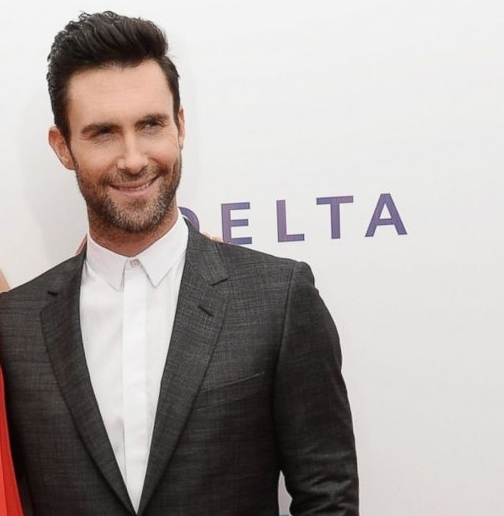
#> input picture faces_imgs/1.jpg, 504 x 516 px; its folder holds only this picture in this run
$ python main.py   (older library calls are emulated)
#> lines starting #> are read from the running program, lines starting #| are printed output that depends on the picture; after the words box and inside, x2 and y2 are one past the last pixel; in counts of white or black regions, pixels touching at a corner belong together
### utils.py
import numpy as np
import matplotlib.pyplot as plt
import matplotlib.image as mpimg
import os
import scipy.misc as sm

def rgb2gray(rgb):

    r, g, b = rgb[:,:,0], rgb[:,:,1], rgb[:,:,2]
    gray = 0.2989 * r + 0.5870 * g + 0.1140 * b

    return gray

def load_data(dir_name = 'faces_imgs'):
    '''
    Load images from the "faces_imgs" directory
    Images are in JPG and we convert it to gray scale images
    '''
#> called with dir_name = 'faces_imgs'
    imgs = []
    for filename in os.listdir(dir_name):
        if os.path.isfile(dir_name + '/' + filename):
            img = mpimg.imread(dir_name + '/' + filename)
#> img is the input picture: shape (516, 504, 3); mean R, G, B 172.2, 165.2, 162.8
            img = rgb2gray(img)
#> in rgb2gray, `r, g, b = rgb[:,:,0], rgb[:,:,1], rgb[:,:,2]`:
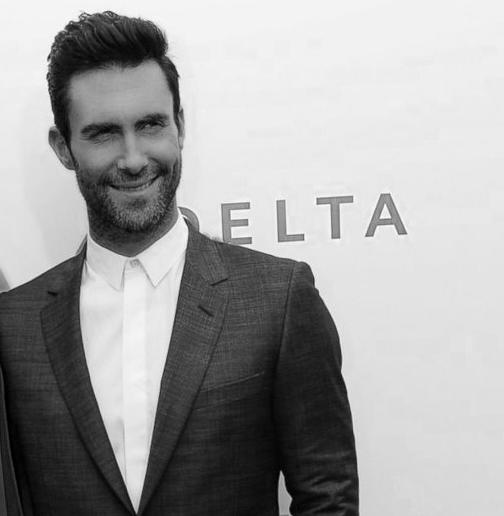
#> b: shape (516, 504); min 0, max 255, mean 162.8
            imgs.append(img)
    return imgs


def visualize(imgs, format=None, gray=False):
    plt.figure(figsize=(20, 40))
    for i, img in enumerate(imgs):
        if img.shape[0] == 3:
            img = img.transpose(1,2,0)
        plt_idx = i+1
        plt.subplot(2, 2, plt_idx)
        plt.imshow(img, format)
    plt.show()


### canny_edge_detector.py
from scipy import ndimage
from scipy.ndimage.filters import convolve

from scipy import misc
import numpy as np

class cannyEdgeDetector:
    def __init__(self, imgs, sigma=1, kernel_size=5, weak_pixel=75, strong_pixel=255, lowthreshold=0.05, highthreshold=0.15):
        self.imgs = imgs
        self.imgs_final = []
        self.img_smoothed = None
        self.gradientMat = None
        self.thetaMat = None
        self.nonMaxImg = None
        self.thresholdImg = None
        self.weak_pixel = weak_pixel
        self.strong_pixel = strong_pixel
        self.sigma = sigma
        self.kernel_size = kernel_size
        self.lowThreshold = lowthreshold
        self.highThreshold = highthreshold
        return

    def gaussian_kernel(self, size, sigma=1):
        size = int(size) // 2
        x, y = np.mgrid[-size:size+1, -size:size+1]
        normal = 1 / (2.0 * np.pi * sigma**2)
        g =  np.exp(-((x**2 + y**2) / (2.0*sigma**2))) * normal
        return g

    def sobel_filters(self, img):
        Kx = np.array([[-1, 0, 1], [-2, 0, 2], [-1, 0, 1]], np.float32)
        Ky = np.array([[1, 2, 1], [0, 0, 0], [-1, -2, -1]], np.float32)

        Ix = ndimage.filters.convolve(img, Kx)
        Iy = ndimage.filters.convolve(img, Ky)

        G = np.hypot(Ix, Iy)
        G = G / G.max() * 255
        theta = np.arctan2(Iy, Ix)
        return (G, theta)


    def non_max_suppression(self, img, D):
        M, N = img.shape
        Z = np.zeros((M,N), dtype=np.int32)
        angle = D * 180. / np.pi
        angle[angle < 0] += 180


        for i in range(1,M-1):
            for j in range(1,N-1):
                try:
                    q = 255
                    r = 255

                   #angle 0
                    if (0 <= angle[i,j] < 22.5) or (157.5 <= angle[i,j] <= 180):
                        q = img[i, j+1]
                        r = img[i, j-1]
                    #angle 45
                    elif (22.5 <= angle[i,j] < 67.5):
                        q = img[i+1, j-1]
                        r = img[i-1, j+1]
                    #angle 90
                    elif (67.5 <= angle[i,j] < 112.5):
                        q = img[i+1, j]
                        r = img[i-1, j]
                    #angle 135
                    elif (112.5 <= angle[i,j] < 157.5):
                        q = img[i-1, j-1]
                        r = img[i+1, j+1]

                    if (img[i,j] >= q) and (img[i,j] >= r):
                        Z[i,j] = img[i,j]
                    else:
                        Z[i,j] = 0


                except IndexError as e:
                    pass

        return Z

    def threshold(self, img):

        highThreshold = img.max() * self.highThreshold;
        lowThreshold = highThreshold * self.lowThreshold;

        M, N = img.shape
        res = np.zeros((M,N), dtype=np.int32)

        weak = np.int32(self.weak_pixel)
        strong = np.int32(self.strong_pixel)

        strong_i, strong_j = np.where(img >= highThreshold)
        zeros_i, zeros_j = np.where(img < lowThreshold)

        weak_i, weak_j = np.where((img <= highThreshold) & (img >= lowThreshold))

        res[strong_i, strong_j] = strong
        res[weak_i, weak_j] = weak

        return (res)

    def hysteresis(self, img):

        M, N = img.shape
        weak = self.weak_pixel
        strong = self.strong_pixel

        for i in range(1, M-1):
            for j in range(1, N-1):
                if (img[i,j] == weak):
                    try:
                        if ((img[i+1, j-1] == strong) or (img[i+1, j] == strong) or (img[i+1, j+1] == strong)
                            or (img[i, j-1] == strong) or (img[i, j+1] == strong)
                            or (img[i-1, j-1] == strong) or (img[i-1, j] == strong) or (img[i-1, j+1] == strong)):
                            img[i, j] = strong
                        else:
                            img[i, j] = 0
                    except IndexError as e:
                        pass

        return img

    def detect(self):
        imgs_final = []
        for i, img in enumerate(self.imgs):
            self.img_smoothed = convolve(img, self.gaussian_kernel(self.kernel_size, self.sigma))
            self.gradientMat, self.thetaMat = self.sobel_filters(self.img_smoothed)
            self.nonMaxImg = self.non_max_suppression(self.gradientMat, self.thetaMat)
            self.thresholdImg = self.threshold(self.nonMaxImg)
            img_final = self.hysteresis(self.thresholdImg)
            self.imgs_final.append(img_final)

        return self.imgs_final

### main.py
import utils
import canny_edge_detector as ced

# Загрузка изображений из /faces_imgs и приведение их к тонам серого
imgs = utils.load_data()
#> imgs = 1 item
utils.visualize(imgs, 'gray')
#> the loop in visualize, `for i, img in enumerate(imgs):` made 1 pass
#> plt_idx on pass 1: 1

# Запуск детектора Кэнни и сохранение полученных изображенний
detector = ced.cannyEdgeDetector(imgs, sigma=1.4, kernel_size=5, lowthreshold=0.09, highthreshold=0.17, weak_pixel=100)
imgs_final = detector.detect()
#> the loop in detect, `for i, img in enumerate(self.imgs):` made 1 pass
#> (size in gaussian_kernel, normal in gaussian_kernel, Kx in sobel_filters, Ky in sobel_filters, highThreshold in threshold, lowThreshold in threshold) on pass 1: (2, 0.0812, [[-1, 0, 1], [-2, 0, 2], [-1, 0, 1]], [[1, 2, 1], [0, 0, 0], [-1, -2, -1]], 43.35, 3.9)
#> pass 1, in detect, `self.img_smoothed = convolve(img, self.gaussian_kernel(self.kernel_siz..`:
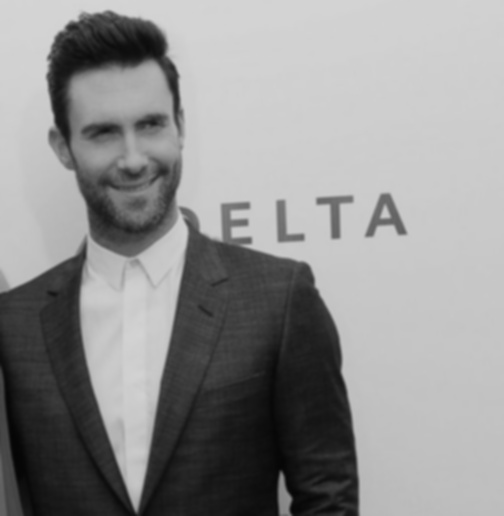
#> self.img_smoothed: shape (516, 504) float64; min 5.45, max 212.9, mean 145.1
#> pass 1, in sobel_filters, `Ix = ndimage.filters.convolve(img, Kx)`:
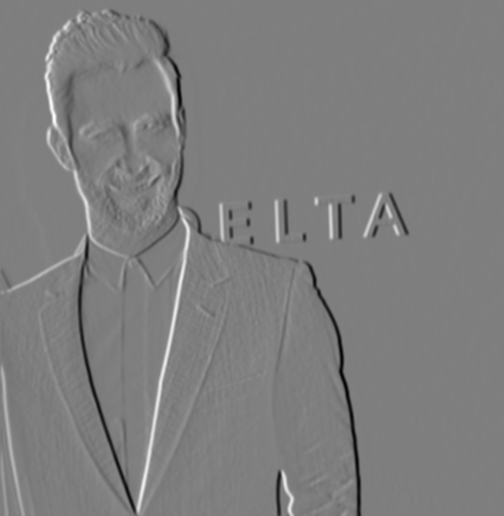
#> Ix: shape (516, 504) float64; min -349.1, max 352.2, mean -0.9; drawn with min black and max white
#> pass 1, in sobel_filters, `Iy = ndimage.filters.convolve(img, Ky)`:
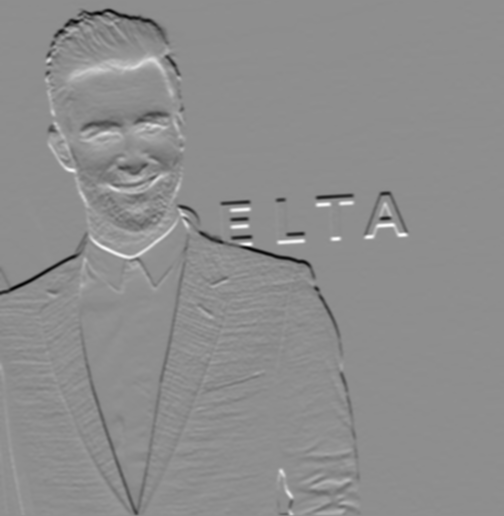
#> Iy: shape (516, 504) float64; min -290.4, max 229, mean -2.1; drawn with min black and max white
#> pass 1, in sobel_filters, `G = np.hypot(Ix, Iy)`:
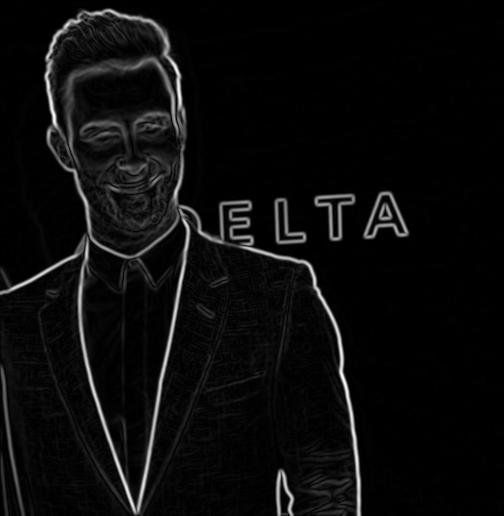
#> G: shape (516, 504) float64; min 0, max 357.4, mean 17; drawn with min black and max white
#> after the loop in detect, `for i, img in enumerate(self.imgs):`:
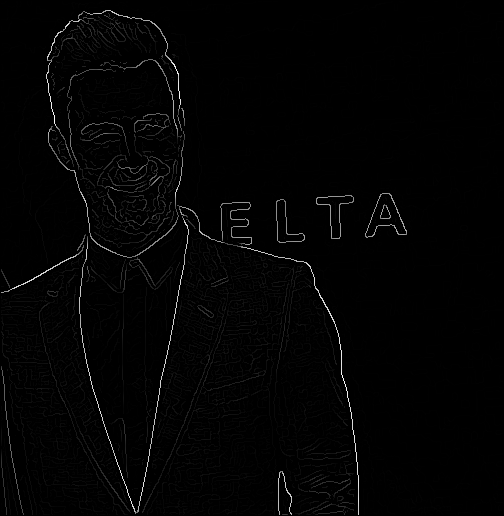
#> self.nonMaxImg: shape (516, 504) int32; min 0, max 255, mean 3.4
#> after the loop in detect, `for i, img in enumerate(self.imgs):`:
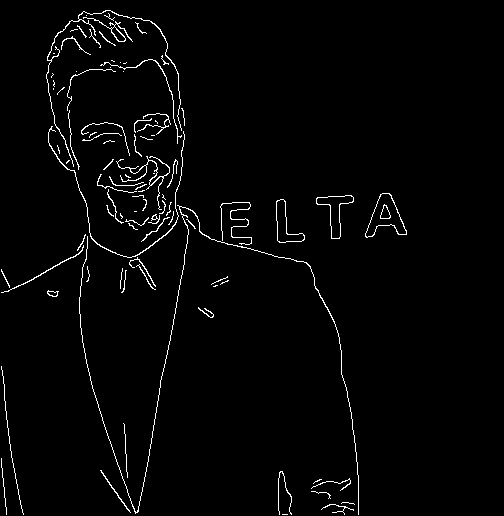
#> self.thresholdImg: shape (516, 504) int32; 2.1% white in thin lines or dots, all inside (x1, y1, x2, y2) = (1, 10, 407, 515)
#> imgs_final = 1 item

# Вывод полученных изображений с выделенными границами
utils.visualize(imgs_final, 'gray')
#> the loop in visualize (call 2), `for i, img in enumerate(imgs):` made 1 pass

$ run again, on faces_imgs/2.jpg
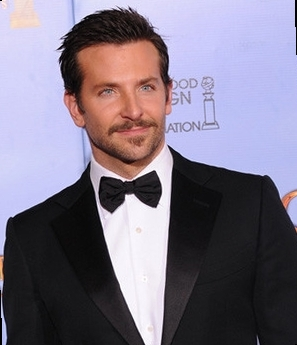
#> input picture faces_imgs/2.jpg, 297 x 345 px
#> in load_data, img is the input picture: shape (345, 297, 3); mean R, G, B 124.6, 116.8, 133.6
#> imgs = 1 item
#> the loop in visualize, `for i, img in enumerate(imgs):` made 1 pass
#> plt_idx on pass 1: 1
#> the loop in detect, `for i, img in enumerate(self.imgs):` made 1 pass
#> (size in gaussian_kernel, normal in gaussian_kernel, Kx in sobel_filters, Ky in sobel_filters, highThreshold in threshold, lowThreshold in threshold) on pass 1: (2, 0.0812, [[-1, 0, 1], [-2, 0, 2], [-1, 0, 1]], [[1, 2, 1], [0, 0, 0], [-1, -2, -1]], 43.35, 3.9)
#> pass 1, in detect, `self.img_smoothed = convolve(img, self.gaussian_kernel(self.kernel_siz..`:
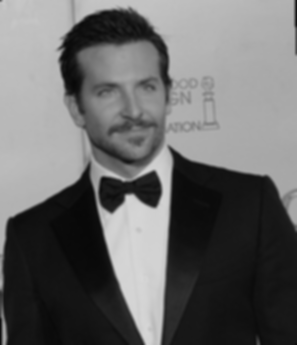
#> self.img_smoothed: shape (345, 297) float64; min 7.81, max 215.8, mean 105.1
#> after the loop in detect, `for i, img in enumerate(self.imgs):`:
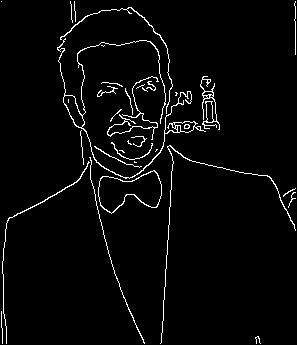
#> self.thresholdImg: shape (345, 297) int32; 3.2% white in thin lines or dots
#> the loop in visualize (call 2), `for i, img in enumerate(imgs):` made 1 pass

$ run again, on faces_imgs/3.jpg
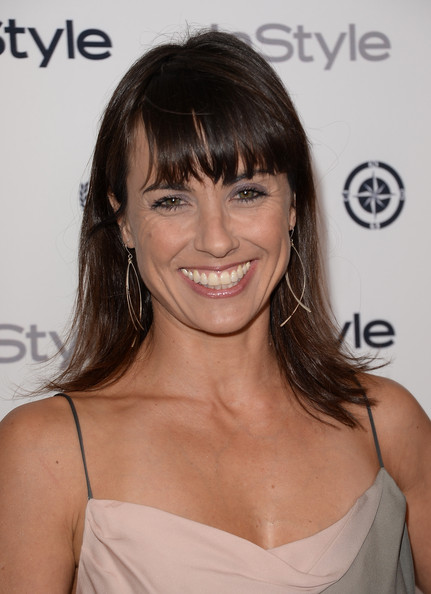
#> input picture faces_imgs/3.jpg, 431 x 594 px
#> in load_data, img is the input picture: shape (594, 431, 3); mean R, G, B 154.8, 129.8, 119.5
#> imgs = 1 item
#> the loop in visualize, `for i, img in enumerate(imgs):` made 1 pass
#> plt_idx on pass 1: 1
#> the loop in detect, `for i, img in enumerate(self.imgs):` made 1 pass
#> (size in gaussian_kernel, normal in gaussian_kernel, Kx in sobel_filters, Ky in sobel_filters, highThreshold in threshold, lowThreshold in threshold) on pass 1: (2, 0.0812, [[-1, 0, 1], [-2, 0, 2], [-1, 0, 1]], [[1, 2, 1], [0, 0, 0], [-1, -2, -1]], 43.35, 3.9)
#> pass 1, in detect, `self.img_smoothed = convolve(img, self.gaussian_kernel(self.kernel_siz..`:
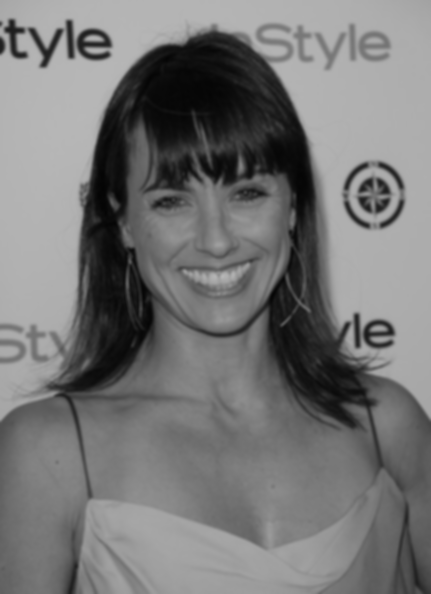
#> self.img_smoothed: shape (594, 431) float64; min 4.53, max 183.1, mean 118.2
#> after the loop in detect, `for i, img in enumerate(self.imgs):`:
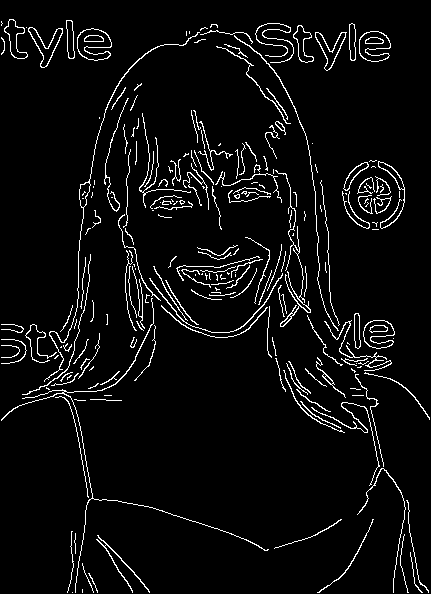
#> self.thresholdImg: shape (594, 431) int32; 5% white in thin lines or dots
#> the loop in visualize (call 2), `for i, img in enumerate(imgs):` made 1 pass

$ run again, on faces_imgs/4.jpg
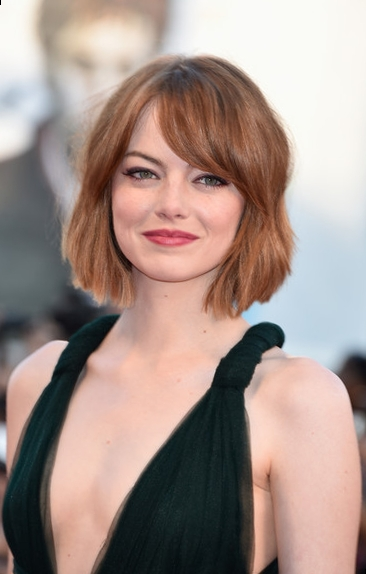
#> input picture faces_imgs/4.jpg, 366 x 574 px
#> in load_data, img is the input picture: shape (574, 366, 3); mean R, G, B 164.8, 145.5, 138.2
#> imgs = 1 item
#> the loop in visualize, `for i, img in enumerate(imgs):` made 1 pass
#> plt_idx on pass 1: 1
#> the loop in detect, `for i, img in enumerate(self.imgs):` made 1 pass
#> (size in gaussian_kernel, normal in gaussian_kernel, Kx in sobel_filters, Ky in sobel_filters, highThreshold in threshold, lowThreshold in threshold) on pass 1: (2, 0.0812, [[-1, 0, 1], [-2, 0, 2], [-1, 0, 1]], [[1, 2, 1], [0, 0, 0], [-1, -2, -1]], 43.18, 3.89)
#> after the loop in detect, `for i, img in enumerate(self.imgs):`:
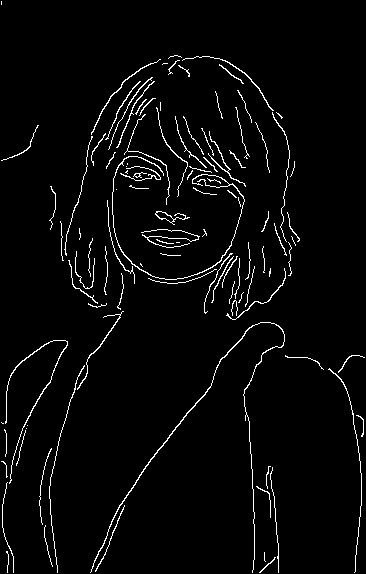
#> self.thresholdImg: shape (574, 366) int32; 3.2% white in thin lines or dots
#> the loop in visualize (call 2), `for i, img in enumerate(imgs):` made 1 pass
